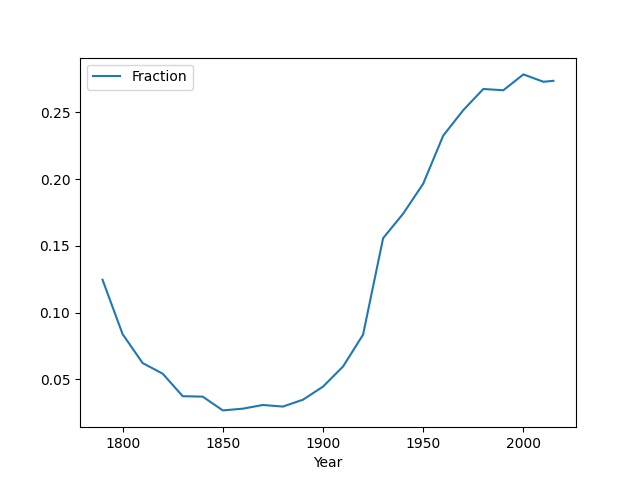
#> input picture Assignments/qFraction.png, 640 x 480 px
$ python ImageAverages.py
#> lines starting #> are read from the running program, lines starting #| are printed output that depends on the picture
# Name:  Jose Ortiz
# Email: jose.ortiz60@myhunter.cuny.edu
# Date:  October 27, 2023
# A program that summarizes images, like koalastothemax
# Modified by:  Jose Ortiz

import numpy as np

import matplotlib.pyplot as plt

def average(region):

    """

    Takes a region of an image and

    Returns the average red, green, and blue values across the region.

    """

    red, green, blue = 0,0,0 #<-- placeholder, can remove once defined.

    red = np.mean(region[:,:,0])

    green = np.mean(region[:,:,1])

    blue = np.mean(region[:,:,2])

    return(red,green,blue)

def setRegion(region, r,g,b):

    """

    Takes a region of an image and red, green, and blue values, r, g, b.

    Sets the region so that all points have

    red values of r, green values of g, and blue values of b.

    """

    for i in range(region.shape[0]):

        for j in range(region.shape[1]):

            for k in range(region.shape[2]):

                if(k == 0):

                    region[i,j,k] = r

                elif(k == 1):

                    region[i,j,k] = g

                elif(k == 2):

                    region[i,j,k] = b

######################################################################

### DO NOT CHANGE ANYTHING BELOW THIS LINE ###

######################################################################

def quarter(img2, levels):

    """

    Takes an image and the number of splits to make.

    Splits the image into regions (2**levels x 2**levels pieces)

    and averages each of these regions separately.

    Calls average() and setRegion() to average and set colors for the

    regions.

    """

    h = img2.shape[0]

    w = img2.shape[1]

    hReg = h//2**levels

    wReg = w//2**levels

    for i in range(2**levels):

        for j in range(2**levels):

            #Average the region:

            r,g,b = average(img2[i*hReg:(i+1)*hReg,j*wReg:(j+1)*wReg])

            setRegion(img2[i*hReg:(i+1)*hReg,j*wReg:(j+1)*wReg],r,g,b)

def main():

    inFile = input('Enter image file name: ')
#> the answer given: qFraction.png

    img = plt.imread(inFile)
#> img is the input picture: shape (480, 640, 4) float32; mean R, G, B, A 0.985, 0.987, 0.988, 1

    #Divides the image in 1/2, 1/4, 1/8, ... 1/2^8, and displays each:

    for i in range(8):

        img2 = img.copy() #Make a copy to average

        quarter(img2,i) #Split in half i times, and average regions
#> this loop made 8 passes
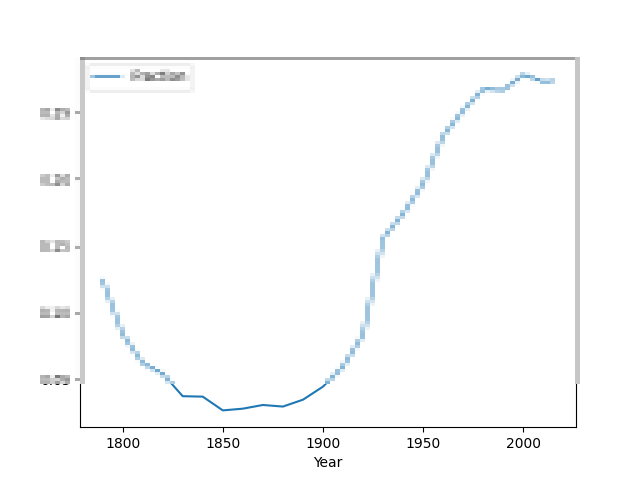
#> img2: shape (480, 640, 4) float32; mean R, G, B, A 0.985, 0.987, 0.988, 1

    plt.imshow(img2) #Load our new image into pyplot

    plt.show() #Show the image (waits until closed to continue)

    #Shows the original image:

    plt.imshow(img)   #Load image into pyplot

    plt.show() #Show the image (waits until closed to continue)

#Allow script to be run directly:

if __name__ == "__main__":

    main()
